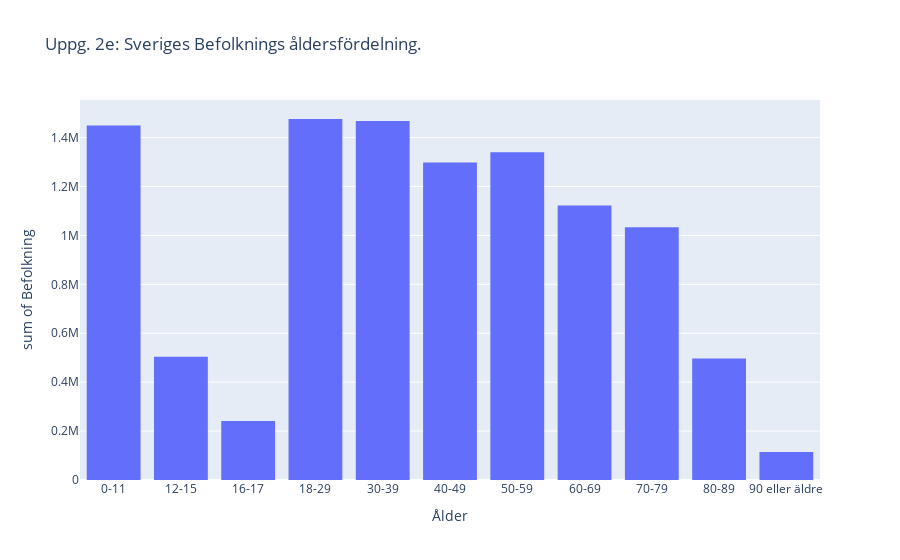

Write notebook code for a chart like this one.
### Markdown cell above
Plottar i Plotly Express.

### Code cell
fig = px.histogram(result, x='Ålder', y='Befolkning', title="Uppg. 2e: Sveriges Befolknings åldersfördelning.")
fig.show()
fig.write_html("Visualiseringar/2e_åldersfördelning.html")

### Figure 1 — Plotly figure (JSON) as saved in the notebook; plotly's stock layout.template omitted (floating-point values rounded to 4 significant figures)
{"data": [{"alignmentgroup": "True", "bingroup": "x", "histfunc": "sum", "hovertemplate": "Ålder=%{x}<br>sum of Befolkning=%{y}<extra></extra>", "legendgroup": "", "marker": {"color": "#636efa", "pattern": {"shape": ""}}, "name": "", "offsetgroup": "", "orientation": "v", "showlegend": false, "type": "histogram", "x": ["0-11", "12-15", "16-17", "18-29", "30-39", "40-49", "50-59", "60-69", "70-79", "80-89", "90 eller äldre"], "xaxis": "x", "y": [1449415, 503831, 241539, 1475950, 1467590, 1298156, 1339798, 1121922, 1033113, 496750, 114141], "yaxis": "y"}], "layout": {"barmode": "relative", "legend": {"tracegroupgap": 0}, "title": {"text": "Uppg. 2e: Sveriges Befolknings åldersfördelning."}, "xaxis": {"anchor": "y", "domain": [0, 1], "title": {"text": "Ålder"}}, "yaxis": {"anchor": "x", "domain": [0, 1], "title": {"text": "sum of Befolkning"}}}}
